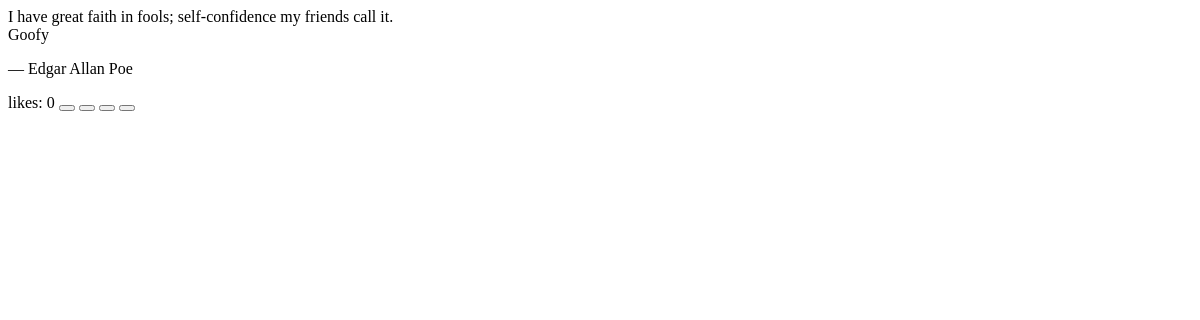
Page /quotes/19/ on the earlier database version.
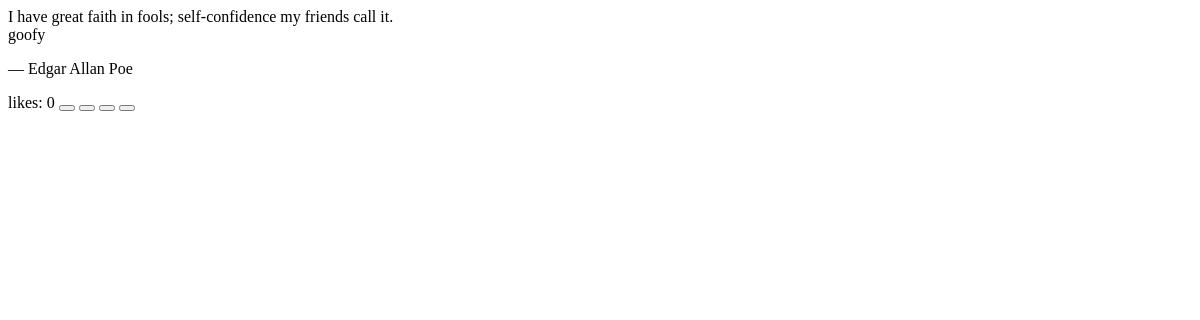
Same page on the later database version.
### quotes/models.py (models this page shows, shortened)
class Quote(models.Model):
    sentence = models.TextField(max_length=300)
    author = models.ForeignKey(Author, on_delete=models.CASCADE)
    likes = models.IntegerField(default=0)
    created_at = models.DateTimeField(auto_now_add=True, null=True)
    updated_at = models.DateTimeField(auto_now=True)
    created_by = models.ForeignKey(User, on_delete=models.DO_NOTHING, null=True)
    MOODS = {
        'love': 'Love',
        'motivational': 'Motivational',
        'analytical': 'Analytical',
        'humble': 'Humble',
        'silly': 'Silly',
    }
    mood = models.CharField(max_length=50, choices=MOODS)
    '''
    def truncate(self):
        words = self.sentence.split()
        chat_limit = 30
        output = []
        for word in words:
            if len(' '.join(output + [word])) > chat_limit:
                break
            output.append(word)
        truncated = ' '.join(output)
        if len(truncated) < len(words):
            truncated += '...'
        return truncated
    '''

class Author(models.Model):
    full_name = models.CharField(max_length=30)
    COUNTRIES= {
        'GER': 'Germany',
        'GBR': 'United Kingdom',
        'USA': 'United States',
        'BRA': 'Brazil',
        'MDE': 'Middle Earth',
        'NAR': 'Narnia',
    }
    nationality = models.CharField(max_length=50, choices=COUNTRIES)
    created_at = models.DateTimeField(auto_now_add=True, null=True)
    updated_at = models.DateTimeField(auto_now=True)
    created_by = models.ForeignKey(User, on_delete=models.DO_NOTHING, null=True)
    def __str__(self):
        return self.full_name

### quotes/views.py (the view)
# urls.py: path('<int:pk>/', views.QuoteDetailPartial.as_view(), name='quote_detail'),
class QuoteDetailPartial(generic.DetailView):
    model = Quote
    template_name = 'quotes/components/quote_detail/quote_detail.html'
    def get_context_data(self, **kwargs):
        context = super().get_context_data(**kwargs)
        context["show_author"] = self.request.GET.get('show_author') == '1'
        return context

### quotes/templates/quotes/components/quote_detail/quote_detail.html (shortened to what this page needs)
<div class="quote-card">
    <section class="card-body">
        <div class="quote-text">{{ quote.sentence }}</div>
        <div class="quote-category"><span class="{{ quote.mood }}">{{ quote.get_mood_display }}</span></div>
    </section>
    <section class="card-footer">
        <div class="author-sig">
            {% if not listAuthor %}
                <p>— {{ quote.author }}<p>
            {% endif %}
        </div>
        <div class="icon-box">
            <span>likes: {{quote.likes}}</span>
            <button class="footer-btn" data-func="copy"></button>
            <button class="footer-btn" data-func="like"></button>
            <button class="footer-btn" data-func="fave"></button>
            <button class="footer-btn" data-func="share"></button>
        </div>
    </section>
</div>

Differences in the rows shown:
changed Quote "I have great faith in fools; self-confidence my friends call it.": mood "Goofy" → "goofy"
